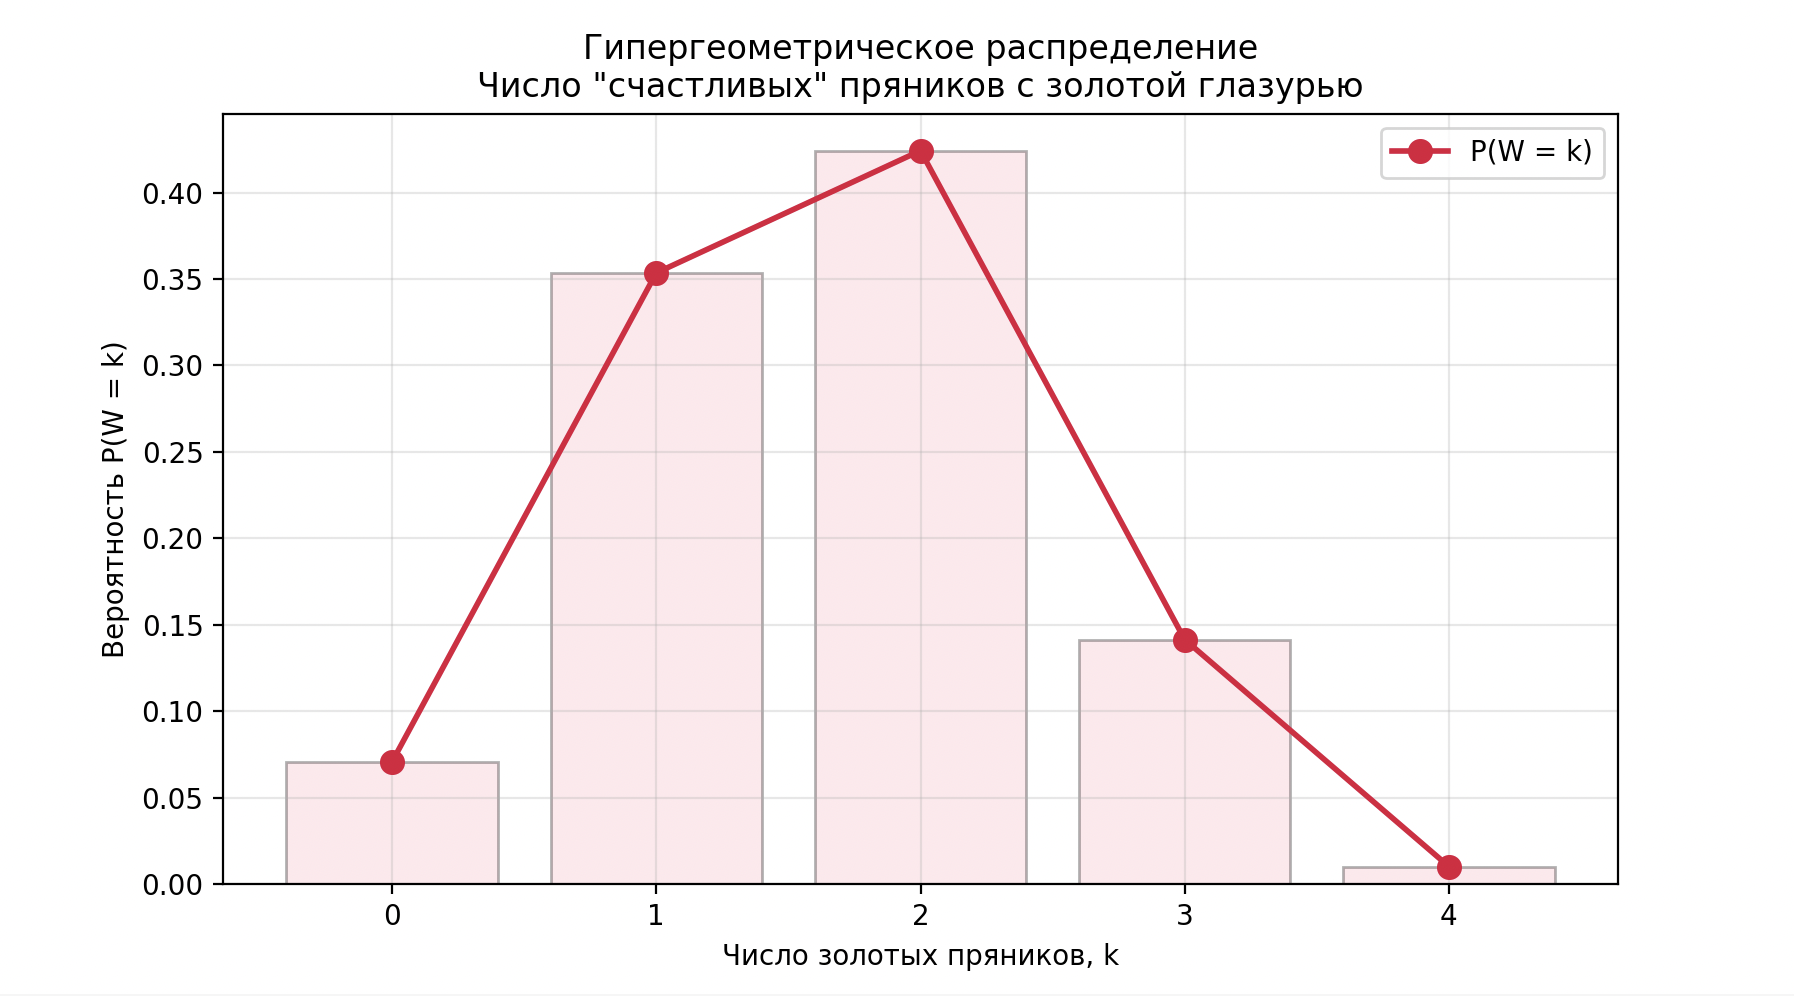

The Python source for this figure:
import numpy as np
import matplotlib.pyplot as plt
from scipy.stats import hypergeom
import pandas as pd
[N, M, n] = [12, 5, 4]

X = np.arange(0, n + 1)

# Создаём объект гипергеометрического распределения
geom_dist = hypergeom(M=N, n=M, N=n)  # M — общее, n — успехи, N — выборка

# Вероятности
probabilities = geom_dist.pmf(X)


pd.set_option('display.max_columns', None)
pd.set_option('display.width', None)
# Вывод таблицы
df = pd.DataFrame(data=probabilities.reshape(1, -1),
                  columns=X,
                  index=['p'])
print(df)
# Характеристики
mean = geom_dist.mean()
var = geom_dist.var()
std = geom_dist.std()

# Мода
max_prob = probabilities.max()
mode = X[np.isclose(probabilities, max_prob)]

print(f"Мат.ожидание = {mean:.5f}")
print(f"Дисперсия = {var:.5f}")
print(f"Среднее квадратическое отклонение = {std:.5f}")
print(f"Мода = {mode.tolist()}")

# Многоугольник распределения
plt.figure(figsize=(9, 5))
plt.plot(X, probabilities, 'o-', linewidth=2, markersize=8, color='crimson', label='P(W = k)')
plt.bar(X, probabilities, alpha=0.3, color='lightpink', edgecolor='black')

plt.title('Гипергеометрическое распределение\nЧисло "счастливых" пряников с золотой глазурью', fontsize=12)
plt.xlabel('Число золотых пряников, k')
plt.ylabel('Вероятность P(W = k)')
plt.xticks(X)
plt.grid(True, alpha=0.3)
plt.legend()
plt.show()
